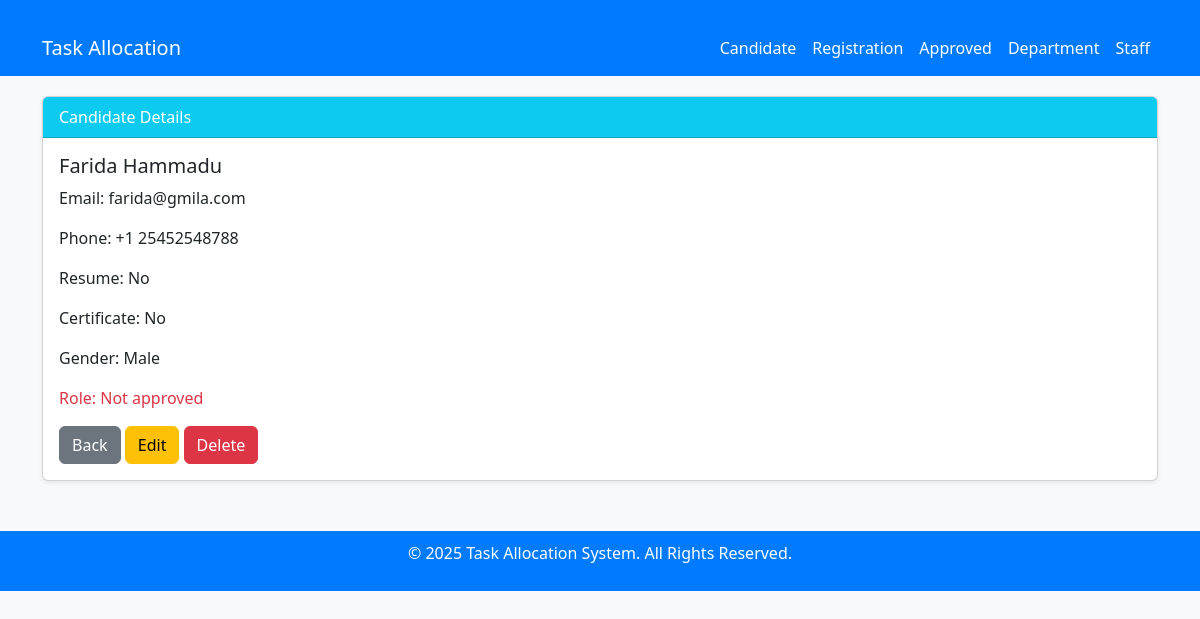
Page /candidates/2/ on the committed database.
### mainApp/models.py (models this page shows, shortened)
class Candidate(models.Model):
    first_name = models.CharField(max_length=100)
    last_name = models.CharField(max_length=100)
    email = models.EmailField(unique=True)
    phone = models.CharField(max_length=20, blank=True, null=True)
    resume = models.FileField(upload_to="resumes/", blank=True, null=True)
    certificate = models.FileField(upload_to="certificates/", blank=True, null=True)
    GENDER_LIST = [
        ("Male" ,"Male"),
        ("Female" , "Female"),
    ]
    gender = models.CharField(max_length=50, choices=GENDER_LIST, default="Male")
    approval = models.CharField(max_length=20, default='not_approved')
    role = models.CharField(max_length=50, default='no_role')
    date_applied = models.DateTimeField(auto_now_add=True)

### mainApp/views.py (the view)
# urls.py: path('candidates/<int:candidate_id>/', views.view_candidate, name='view_candidate'),
def view_candidate(request, candidate_id):
    candidate = get_object_or_404(Candidate, id=candidate_id)
    return render(request, 'task_allocation/candidates/view_candidate.html', {'candidate': candidate})

### templates/task_allocation/candidates/view_candidate.html (shortened to what this page needs)
{% extends '../base.html' %}
{% block content %}
<div class="card shadow-sm">
  <div class="card-header bg-info text-white">Candidate Details</div>
  <div class="card-body">
    <h5>{{ candidate.first_name }} {{ candidate.last_name }}</h5>
    <p>Email: {{ candidate.email }}</p>
    <p>Phone: {{ candidate.phone }}</p>
    {% if candidate.resume %}
    <p>Resume: Yes</p>
    {% else %}
    <p>Resume: No</p>
    {% endif %}
    {% if candidate.certificate %}
    <p>Certificate: Yes</p>
    {% else %}
    <p>Certificate: No</p>
    {% endif %}
    <p>Gender: {{ candidate.gender }}</p>
    {% if candidate.role == "no_role" %}
    <p class="text-danger">Role: Not approved</p>
    {% else %}
    <p class="text-success">Role: candidate.role</p>
    {% endif %}
    <a href="{% url 'candidate_list' %}" class="btn btn-secondary">Back</a>
    <a href="{% url 'edit_candidate' candidate.id %}" class="btn btn-warning">Edit</a>
    <a href="{% url 'delete_candidate' candidate.id %}" class="btn btn-danger"
      onclick="return confirm('Are you sure you want to delete this candidate?');">Delete</a>
  </div>
</div>
{% endblock %}

### templates/task_allocation/base.html (style rules this page uses)
body { background-color: #f8f9fa; }

### rows in the picture
Candidate: first_name "Farida", last_name "Hammadu", email "farida@gmila.com", phone "+1 25452548788", gender "Male"
